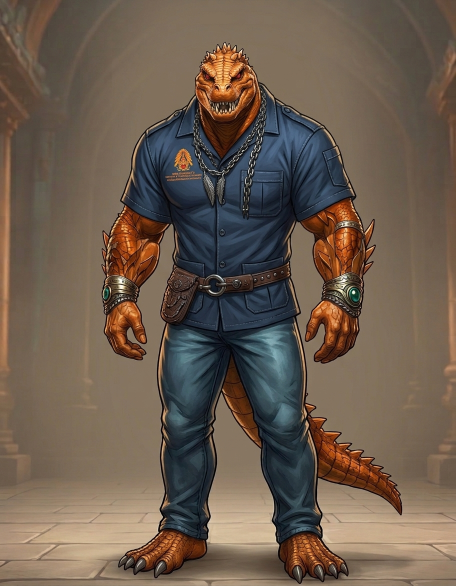
#> input picture input/Front.jpeg, 912 x 1171 px, given in place of front.webp, which was not available (shown at 1/2 size)
$ python mv_prep.py --out out.png
#> lines starting #> are read from the running program, lines starting #| are printed output that depends on the picture; after the words box and inside, x2 and y2 are one past the last pixel; in counts of white or black regions, pixels touching at a corner belong together
#> in cutout, im is the input picture: PIL image 912x1171 RGB; mean R, G, B 107.9, 92.3, 78.5
"""เตรียมภาพ photometry พื้นขาวให้พร้อมเข้า Hunyuan3D multiview

Hunyuan3D-2mv รับภาพ RGBA ที่ลบพื้นหลังแล้ว ภาพชุด input/photometry-whitebg/
เป็น JPEG/WebP พื้นขาวมีเงาตกกระทบ จึงต้อง

1. ลบพื้นหลัง — เลือกพิกเซลที่ "ขาว/เทาซีด" และต่อถึงขอบภาพ เงาบนพื้นจึงหลุดไป
   ด้วยเพราะมันต่อกับขอบ ส่วนฟันขาวกลางปากไม่ต่อกับขอบ จึงรอด
2. ครอปตามตัว แล้วแปะกลางผืนจัตุรัส เว้นขอบเท่ากันทุกมุม — ตัวแบบจึงอยู่
   ตำแหน่งเดียวกันทุกมุมมอง ซึ่งเป็นสิ่งที่ multiview model คาดหวัง
3. ย่อเป็น 518x518 ตามขนาดที่ image encoder ใช้

เรียก: python tools/mv_prep.py [--size 518] [--out <dir>]
"""

from __future__ import annotations

import argparse
import sys
from collections import deque
from pathlib import Path

import numpy as np
from PIL import Image

ROOT = Path(__file__).resolve().parent.parent
SRC = ROOT / "input" / "photometry-whitebg"

# ชุด "mv" — สี่มุมฉากที่ Hunyuan3D-2mv รับเป็นเงื่อนไข ชื่อคีย์คือชื่อ input ของโหนด
MV_VIEWS = ("front", "left", "right", "back")

# ชุด "texture" — แปดมุมรอบตัวสำหรับฉายสีกลับลงบน mesh ยิ่งมากยิ่งมีมุมให้เลือก
# ไม่เอา up/down เพราะสองใบนั้นเป็นภาพ perspective แรง ฉายแบบ orthographic ไม่ลง
TEX_VIEWS = ("front", "front-right", "right", "back-right",
             "back", "back-left", "left", "front-left")


def background_mask(rgb: np.ndarray) -> np.ndarray:
    """คืน mask ของพื้นหลัง — พิกเซลซีดที่เดินจากขอบภาพมาถึงได้

    เกณฑ์ "ซีด" คือสว่างพอและสีจางพอ (ช่วง max-min ของ R,G,B แคบ) ซึ่งครอบคลุม
    ทั้งพื้นขาวและเงาสีเทา แต่ไม่โดนเสื้อน้ำเงินหรือหนังสีส้ม
    """
    v = rgb.max(axis=2).astype(np.int16)
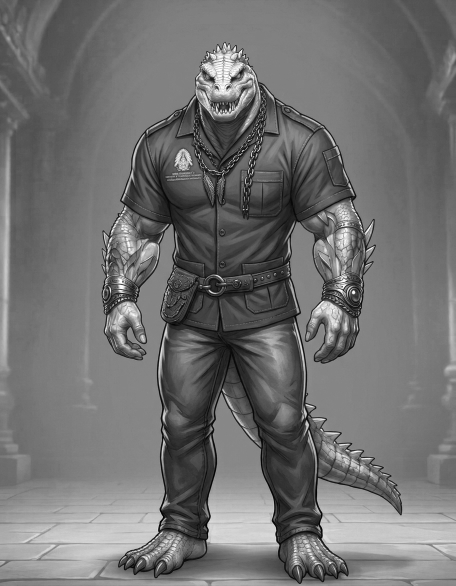
#> v: shape (1171, 912) int16 (shown at 1/2 size); min 0, max 255, mean 112.6
    chroma = v - rgb.min(axis=2).astype(np.int16)
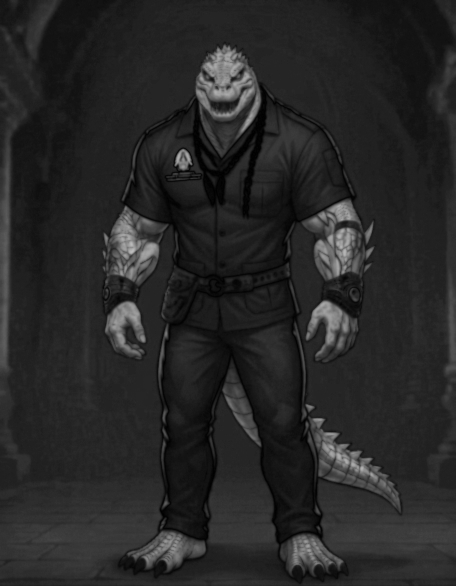
#> chroma: shape (1171, 912) int16 (shown at 1/2 size); min 0, max 190, mean 38.8
    pale = (v > 150) & (chroma < 32)
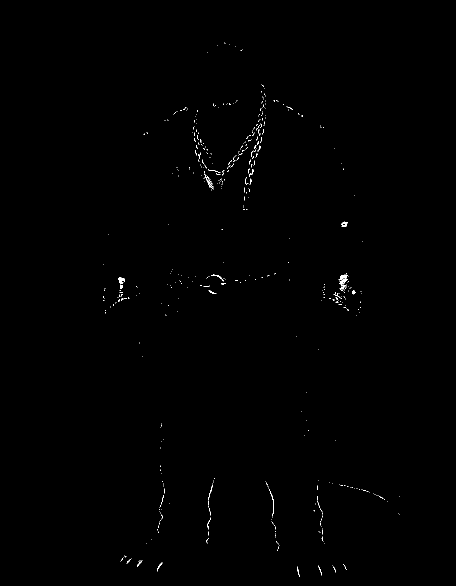
#> pale: shape (1171, 912) bool (shown at 1/2 size); 0.26% white in thin lines or dots, all inside (x1, y1, x2, y2) = (206, 85, 800, 1154)

    h, w = pale.shape
#> h = 1171; w = 912
    seen = np.zeros_like(pale)
    q: deque[tuple[int, int]] = deque()

    for x in range(w):
        for y in (0, h - 1):
            if pale[y, x] and not seen[y, x]:
                seen[y, x] = True
                q.append((y, x))
#> seen: shape (1171, 912) bool; every value is 0
    for y in range(h):
        for x in (0, w - 1):
            if pale[y, x] and not seen[y, x]:
                seen[y, x] = True
                q.append((y, x))

    # flood fill สี่ทิศ เขียนเป็น loop ตรง ๆ เพราะทำครั้งเดียวกับภาพ 10 ใบ
    while q:
        y, x = q.popleft()
        for dy, dx in ((1, 0), (-1, 0), (0, 1), (0, -1)):
            ny, nx = y + dy, x + dx
            if 0 <= ny < h and 0 <= nx < w and pale[ny, nx] and not seen[ny, nx]:
                seen[ny, nx] = True
                q.append((ny, nx))
    return seen


def cutout(path: Path, size: int, margin: float = 0.06) -> Image.Image:
    im = Image.open(path).convert("RGB")
    rgb = np.asarray(im)
    alpha = (~background_mask(rgb)).astype(np.uint8) * 255
#> alpha: shape (1171, 912); every value is 255

    ys, xs = np.nonzero(alpha)
    if len(ys) == 0:
        raise SystemExit(f"{path.name}: ลบพื้นหลังแล้วไม่เหลืออะไรเลย")
    y0, y1, x0, x1 = ys.min(), ys.max() + 1, xs.min(), xs.max() + 1
#> y0 = 0; y1 = 1171; x0 = 0; x1 = 912

    rgba = np.dstack([rgb, alpha])[y0:y1, x0:x1]
    # ทำให้พิกเซลโปร่งใสเป็นขาวสนิท กันขอบดำตอนย่อภาพ
    cut = Image.fromarray(rgba, "RGBA")

    bw, bh = cut.size
#> bw = 912; bh = 1171
    span = max(bw, bh)
#> span = 1171
    canvas = int(round(span * (1 + 2 * margin)))
#> canvas = 1312
    sheet = Image.new("RGBA", (canvas, canvas), (255, 255, 255, 0))
    sheet.paste(cut, ((canvas - bw) // 2, (canvas - bh) // 2))
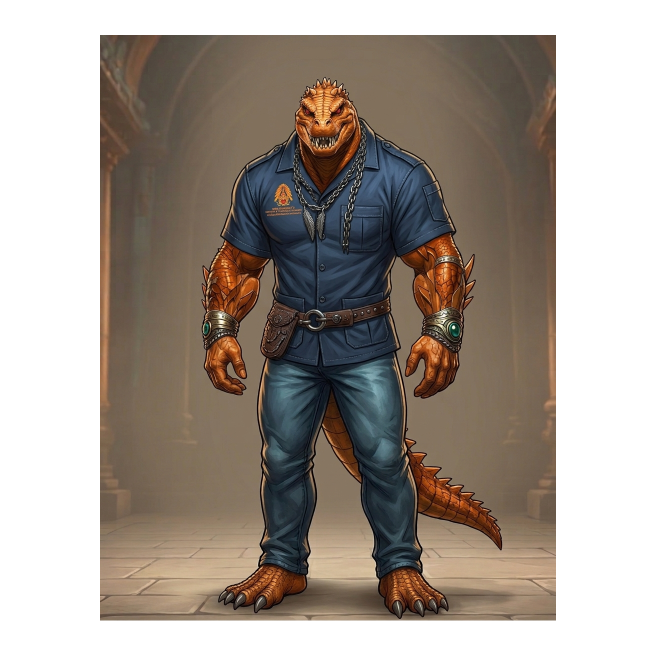
#> sheet: PIL image 1312x1312 RGBA (shown at 1/2 size); mean R, G, B, A 163.7, 154, 145.5, 158.2; transparent parts drawn white
    return sheet.resize((size, size), Image.LANCZOS)
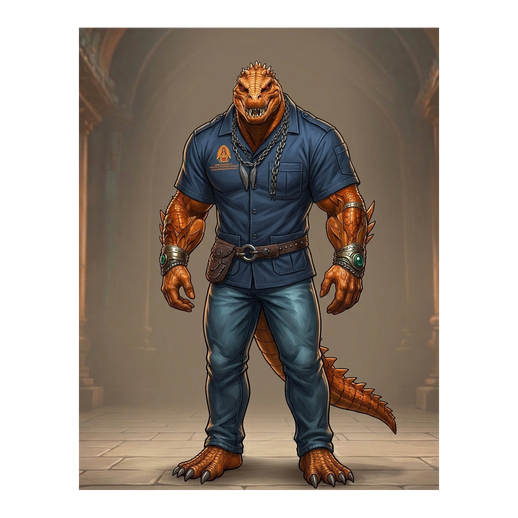
#> returned value: PIL image 518x518 RGBA; mean R, G, B, A 68.7, 58.4, 49.4, 158.2; transparent parts drawn white


def main() -> int:
    ap = argparse.ArgumentParser(description=__doc__)
    ap.add_argument("--set", choices=("mv", "texture"), default="mv")
    ap.add_argument("--size", type=int, default=0, help="0 = ใช้ค่าปริยายของชุดนั้น")
    ap.add_argument("--out", type=Path, required=True)
    args = ap.parse_args()

    views = MV_VIEWS if args.set == "mv" else TEX_VIEWS
    size = args.size or (518 if args.set == "mv" else 1024)

    args.out.mkdir(parents=True, exist_ok=True)
    for view in views:
        src = SRC / f"{view}.webp"
        if not src.exists():
#> (the run stopped early here; a loop or call above may not have finished)
